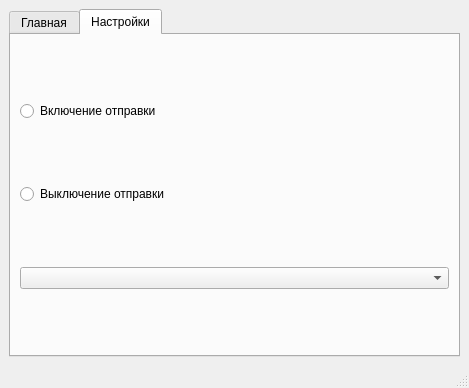
<?xml version="1.0" encoding="UTF-8"?>
<ui version="4.0">
 <class>MainWindow</class>
 <widget class="QMainWindow" name="MainWindow">
  <property name="geometry">
   <rect>
    <x>0</x>
    <y>0</y>
    <width>469</width>
    <height>388</height>
   </rect>
  </property>
  <property name="windowTitle">
   <string>MainWindow</string>
  </property>
  <widget class="QWidget" name="centralwidget">
   <layout class="QGridLayout" name="gridLayout_3">
    <item row="0" column="0">
     <widget class="QTabWidget" name="tabWidget">
      <property name="currentIndex">
       <number>1</number>
      </property>
      <widget class="QWidget" name="tab_main">
       <attribute name="title">
        <string>Главная</string>
       </attribute>
       <layout class="QGridLayout" name="gridLayout">
        <item row="0" column="0">
         <widget class="QLabel" name="label">
          <property name="text">
           <string>&lt;html&gt;&lt;head/&gt;&lt;body&gt;&lt;p align=&quot;center&quot;&gt;&lt;span style=&quot; font-weight:700;&quot;&gt;Отправка 10 отчетов&lt;/span&gt;&lt;/p&gt;&lt;/body&gt;&lt;/html&gt;</string>
          </property>
         </widget>
        </item>
        <item row="1" column="0">
         <widget class="QTextEdit" name="textEdit">
          <property name="html">
           <string>&lt;!DOCTYPE HTML PUBLIC &quot;-//W3C//DTD HTML 4.0//EN&quot; &quot;http://www.w3.org/TR/REC-html40/strict.dtd&quot;&gt;
&lt;html&gt;&lt;head&gt;&lt;meta name=&quot;qrichtext&quot; content=&quot;1&quot; /&gt;&lt;meta charset=&quot;utf-8&quot; /&gt;&lt;style type=&quot;text/css&quot;&gt;
p, li { white-space: pre-wrap; }
hr { height: 1px; border-width: 0; }
li.unchecked::marker { content: &quot;\2610&quot;; }
li.checked::marker { content: &quot;\2612&quot;; }
&lt;/style&gt;&lt;/head&gt;&lt;body style=&quot; font-family:'Segoe UI'; font-size:9pt; font-weight:400; font-style:normal;&quot;&gt;
&lt;p style=&quot;-qt-paragraph-type:empty; margin-top:0px; margin-bottom:0px; margin-left:0px; margin-right:0px; -qt-block-indent:0; text-indent:0px;&quot;&gt;&lt;br /&gt;&lt;/p&gt;&lt;/body&gt;&lt;/html&gt;</string>
          </property>
         </widget>
        </item>
        <item row="2" column="0">
         <widget class="QPushButton" name="pButton_main">
          <property name="text">
           <string>Отправка</string>
          </property>
         </widget>
        </item>
        <item row="3" column="0">
         <widget class="QProgressBar" name="pBar_main">
          <property name="value">
           <number>24</number>
          </property>
         </widget>
        </item>
       </layout>
      </widget>
      <widget class="QWidget" name="tab_setup">
       <attribute name="title">
        <string>Настройки</string>
       </attribute>
       <layout class="QGridLayout" name="gridLayout_2">
        <item row="0" column="0">
         <widget class="QRadioButton" name="rb_setup_on">
          <property name="text">
           <string>Включение отправки</string>
          </property>
         </widget>
        </item>
        <item row="1" column="0">
         <widget class="QRadioButton" name="rb_setup_off">
          <property name="text">
           <string>Выключение отправки</string>
          </property>
         </widget>
        </item>
        <item row="2" column="0">
         <widget class="QComboBox" name="comboBox"/>
        </item>
       </layout>
      </widget>
     </widget>
    </item>
   </layout>
  </widget>
  <widget class="QMenuBar" name="menubar">
   <property name="geometry">
    <rect>
     <x>0</x>
     <y>0</y>
     <width>469</width>
     <height>21</height>
    </rect>
   </property>
  </widget>
  <widget class="QStatusBar" name="statusbar"/>
 </widget>
 <resources/>
 <connections/>
</ui>
